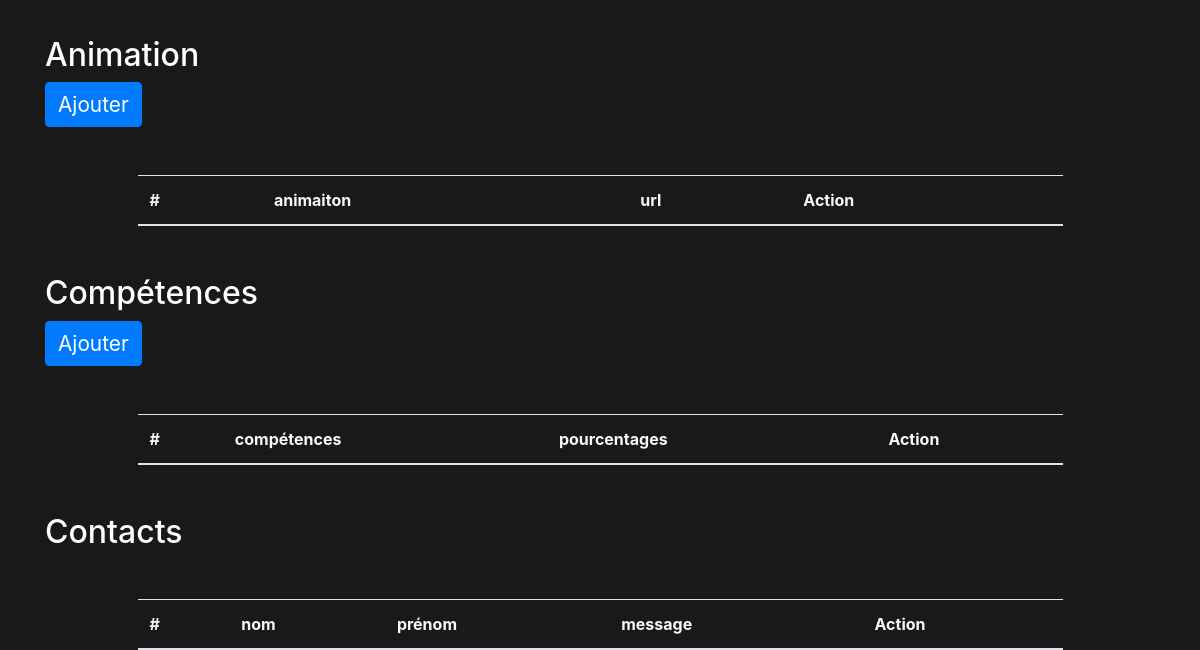
Before: /admin/index.php (signed in, lower part) with the older database file.
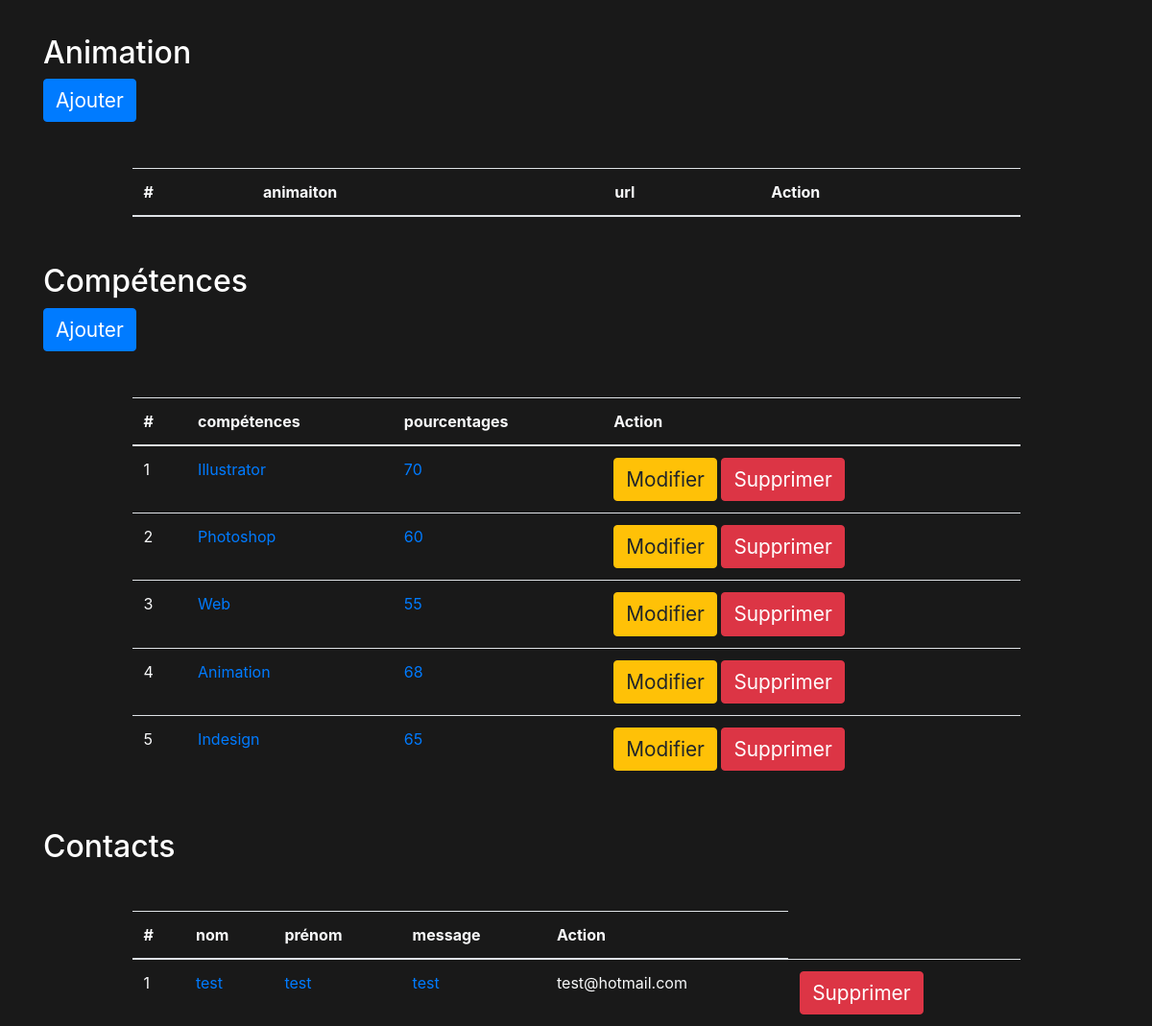
After: the same page with the newer database file.
### tables this page shows
CREATE TABLE `competence` (
  `id` int(11) NOT NULL,
  `titre` varchar(255) NOT NULL,
  `color` varchar(255) NOT NULL,
  `pourcentage` smallint(3) NOT NULL
);

CREATE TABLE `contact` (
  `id` int(11) NOT NULL,
  `nom` varchar(255) NOT NULL,
  `prenom` varchar(255) NOT NULL,
  `email` varchar(255) NOT NULL,
  `message` text NOT NULL
);

### admin/index.php (the view, shortened to what this page needs)
<?php
    require "../connexion.php";
?>
<!DOCTYPE html>
<html lang="fr">
<head>
    <link rel="stylesheet" href="bootstrap/css/bootstrap.min.css">
    <link rel="stylesheet" href="style.css">
</head>
<body>
    <div class="container">
    <?php
        if(isset($_SESSION['login'])){
            echo "<h2 class='tmk mt-5'>Animation</h2><a href='ajouteranim.php' class='btn btn-primary'>Ajouter</a>";
            echo "<table class='table col-sm-10 offset-sm-1 text-light mt-5'>";
                echo "<thead>
                <tr>
                    <th scope='col'>#</th>
                    <th scope='col'>animaiton</th>
                    <th scope='col'>url</th>
                    <th scope='col'>Action</th>
                </tr>
                </thead>";
            echo "</table>";
            echo "<h2 class='tmk mt-5'>Compétences</h2><a href='ajoutercompetences.php' class='btn btn-primary'>Ajouter</a>";
            echo "<table class='table col-sm-10 offset-sm-1 text-light mt-5'>";
                echo "<thead>
                <tr>
                    <th scope='col'>#</th>
                    <th scope='col'>compétences</th>
                    <th scope='col'>pourcentages</th>
                    <th scope='col'>Action</th>
                </tr>
                </thead>";
                echo "<tbody>";
                    $reqcompetence=$bdd->query("SELECT * FROM competence");
                    while($doncompetence=$reqcompetence->fetch()){
                        echo "<tr scope='row'>";
                            echo "<td>".$doncompetence['id']."</td>";
                            echo "<td><a href='affichercompetence.php?id=".$doncompetence['id']."'>".$doncompetence['titre']."</a></td>";
                            echo "<td><a href='affichercompetence.php?id=".$doncompetence['id']."'>".$doncompetence['pourcentage']."</a></td>";
                            echo "<td><a href='modifiercompetence.php?id=".$doncompetence['id']."' class='btn btn-warning'>Modifier</a> <a href='supprimercompetence.php?id=".$doncompetence['id']."' class='btn btn-danger'>Supprimer</a></td>";
                        echo "</tr>";
                    }
                echo "</tbody>";
            echo "</table>";
            echo "<h2 class='tmk mt-5'>Contacts</h2>";
            echo "<table class='table col-sm-10 offset-sm-1 text-light mt-5'>";
                echo "<thead>
                <tr>
                    <th scope='col'>#</th>
                    <th scope='col'>nom</th>
                    <th scope='col'>prénom</th>
                    <th scope='col'>message</th>
                    <th scope='col'>Action</th>
                </tr>
                </thead>";
                echo "<tbody>";
                    $reqContact=$bdd->query("SELECT * FROM contact");
                    while($donContact=$reqContact->fetch()){
                        echo "<tr scope='row'>";
                            echo "<td>".$donContact['id']."</td>";
                            echo "<td><a href='afficherContact.php?id=".$donContact['id']."'>".$donContact['nom']."</a></td>";
                            echo "<td><a href='afficherContact.php?id=".$donContact['id']."'>".$donContact['prenom']."</a></td>";
                            echo "<td><a href='afficherContact.php?id=".$donContact['id']."'>".$donContact['message']."</a></td>";
                            echo "<td>".$donContact['email']."</td>";
                            echo "<td><a href='supprimerContact.php?id=".$donContact['id']."' class='btn btn-danger'>Supprimer</a></td>";
                        echo "</tr>";
                    }
                echo "</tbody>";
            echo "</table>";
        }
    ?>
    </div>
</body>
</html>

### admin/style.css (style rules this page uses)
* { margin: 0; padding: 0; }
html,body { height: 100%; }
body { background-color: #191919; color: white; }
.btn { font-size: 1.3em; }

Changed rows visible on the page:
added competence: id "1", titre "Illustrator", pourcentage "70"
added competence: id "2", titre "Photoshop", pourcentage "60"
added competence: id "3", titre "Web", pourcentage "55"
added competence: id "4", titre "Animation", pourcentage "68"
added competence: id "5", titre "Indesign", pourcentage "65"
added contact: id "1", nom "test", prenom "test", message "test", email "test@hotmail.com"
